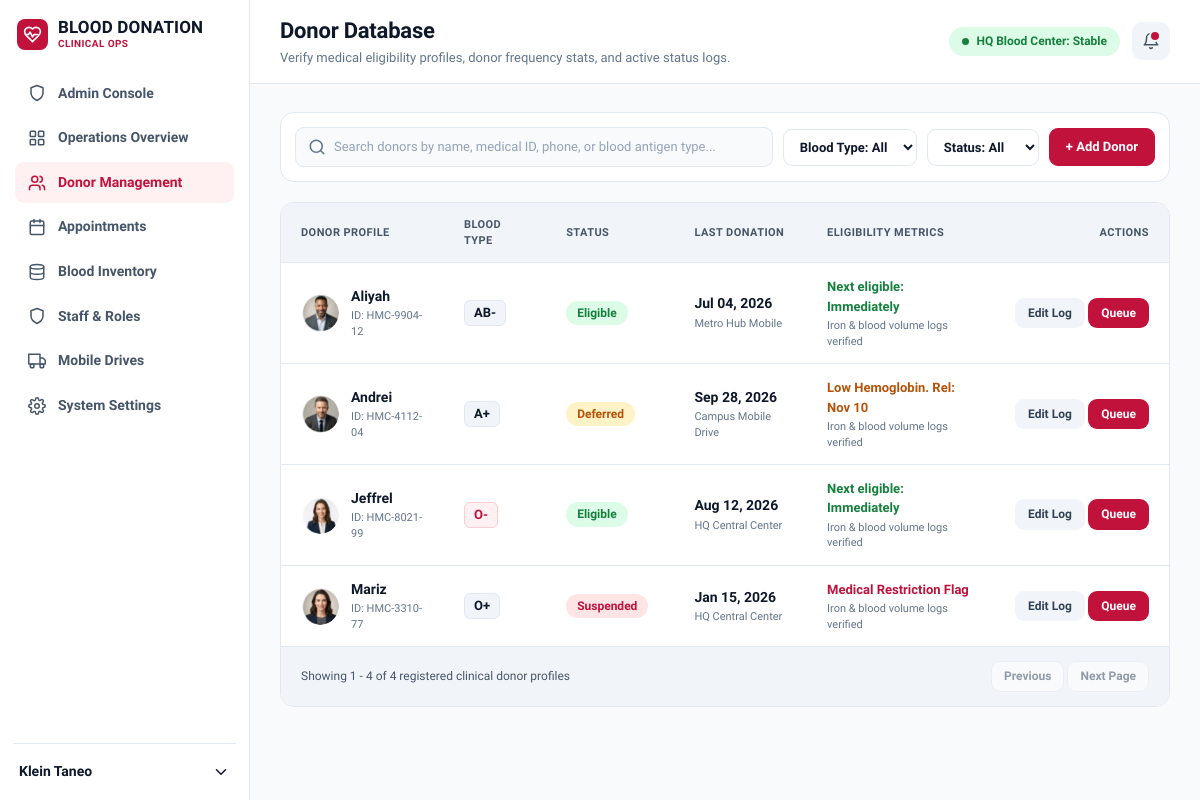
/donors.php (signed in), run on the app's committed database.
### tables this page shows
CREATE TABLE users (
  id INT AUTO_INCREMENT PRIMARY KEY,
  name VARCHAR(100) NOT NULL,
  email VARCHAR(150) NOT NULL UNIQUE,
  password_hash VARCHAR(255) NOT NULL,
  role VARCHAR(60) NOT NULL DEFAULT 'Triage Nurse',
  facility VARCHAR(80) NOT NULL DEFAULT 'HQ Central Center',
  access_level VARCHAR(60) NOT NULL DEFAULT 'Pre-screening',
  status ENUM('Active','Pending','Suspended') NOT NULL DEFAULT 'Pending',
  avatar VARCHAR(100) NULL,
  created_at TIMESTAMP DEFAULT CURRENT_TIMESTAMP
);

CREATE TABLE donors (
  id INT AUTO_INCREMENT PRIMARY KEY,
  medical_id VARCHAR(30) NOT NULL UNIQUE,
  name VARCHAR(100) NOT NULL,
  blood_type ENUM('O+','O-','A+','A-','B+','B-','AB+','AB-') NOT NULL,
  phone VARCHAR(30) NULL,
  status ENUM('Eligible','Deferred','Suspended') NOT NULL DEFAULT 'Eligible',
  last_donation DATE NULL,
  last_center VARCHAR(80) NULL,
  eligibility_note VARCHAR(200) NULL,
  avatar VARCHAR(100) NULL,
  created_at TIMESTAMP DEFAULT CURRENT_TIMESTAMP,
  INDEX (blood_type), INDEX (status)
);

### donors.php (the view, shortened to what this page needs)
<?php
require __DIR__ . '/config.php';
require __DIR__ . '/includes/layout.php';
$u = require_login();
$s = trim($_GET['s'] ?? '');
$ft = in_array($_GET['type'] ?? '', BLOOD_TYPES, true) ? $_GET['type'] : '';
$fs = in_array($_GET['status'] ?? '', STATUSES, true) ? $_GET['status'] : '';
$where = ['1=1']; $args = [];
$W = implode(' AND ', $where);
$per = 10;
$total = (int)q("SELECT COUNT(*) FROM donors WHERE $W", $args)->fetchColumn();
$pages = max(1, (int)ceil($total / $per));
$page = min($pages, max(1, (int)($_GET['p'] ?? 1)));
$off = ($page - 1) * $per;
$rows = q("SELECT * FROM donors WHERE $W ORDER BY name LIMIT $per OFFSET $off", $args)->fetchAll();
$all = (int)q('SELECT COUNT(*) FROM donors')->fetchColumn();
function pg(int $p): string { return 'donors.php?' . http_build_query(array_merge($_GET, ['p' => $p])); }
app_start('Donor Database', 'Verify medical eligibility profiles, donor frequency stats, and active status logs.', 'donors');
?>
<form class="card filters" method="get">
  <label class="search"><?= icon('search') ?><input type="search" name="s" value="<?= e($s) ?>" placeholder="Search donors by name, medical ID, phone, or blood antigen type..."></label>
  <select name="type" data-autosubmit aria-label="Blood type"><option value="">Blood Type: All</option>
    <?php foreach (BLOOD_TYPES as $t): ?><option <?= $ft === $t ? 'selected' : '' ?>><?= e($t) ?></option><?php endforeach; ?></select>
  <select name="status" data-autosubmit aria-label="Status"><option value="">Status: All</option>
    <?php foreach (STATUSES as $t): ?><option <?= $fs === $t ? 'selected' : '' ?>><?= e($t) ?></option><?php endforeach; ?></select>
  <button type="button" class="btn primary" data-open="addModal">+ Add Donor</button>
</form>
<div class="card table-card"><div class="scroll"><table>
  <thead><tr><th>Donor Profile</th><th>Blood Type</th><th>Status</th><th>Last Donation</th><th>Eligibility Metrics</th><th class="r">Actions</th></tr></thead>
  <tbody>
  <?php foreach ($rows as $d): $cls = ['Eligible' => 'ok', 'Deferred' => 'warn', 'Suspended' => 'bad'][$d['status']]; ?>
    <tr>
      <td><div class="person"><?= avatar($d) ?><div><b><?= e($d['name']) ?></b><small>ID: <?= e($d['medical_id']) ?></small></div></div></td>
      <td><span class="bt <?= $d['blood_type'] === 'O-' ? 'rare' : '' ?>"><?= e($d['blood_type']) ?></span></td>
      <td><span class="badge <?= $cls ?>"><?= e($d['status']) ?></span></td>
      <td><b class="n"><?= $d['last_donation'] ? e(date('M d, Y', strtotime($d['last_donation']))) : '—' ?></b><small><?= e($d['last_center'] ?? '') ?></small></td>
      <td><b class="note <?= $cls ?>"><?= e($d['eligibility_note'] ?: '—') ?></b><small>Iron &amp; blood volume logs verified</small></td>
      <td class="r nowrap">
        <button class="btn sm" data-open="editModal" data-fill="<?= e(json_encode($d)) ?>">Edit Log</button>
        <form method="post" class="inline"><?= csrf_field() ?><input type="hidden" name="action" value="queue"><input type="hidden" name="id" value="<?= (int)$d['id'] ?>">
          <button class="btn sm primary">Queue</button></form>
      </td>
    </tr>
  <?php endforeach; if (!$rows): ?><tr><td colspan="6" class="empty">No donors match your filters.</td></tr><?php endif; ?>
  </tbody></table></div>
  <div class="table-foot"><span>Showing <?= $total ? $off + 1 : 0 ?> - <?= min($off + $per, $total) ?> of <?= number_format($total) ?> <?= $total === $all ? 'registered clinical donor profiles' : 'matching profiles' ?></span>
    <div><a class="btn sm <?= $page <= 1 ? 'disabled' : '' ?>" href="<?= pg($page - 1) ?>">Previous</a>
         <a class="btn sm <?= $page >= $pages ? 'disabled' : '' ?>" href="<?= pg($page + 1) ?>">Next Page</a></div></div>
</div>
<?php app_end();

### includes/layout.php (shortened to what this page needs)
<?php
function head_tags(string $title): string {
    return '<!DOCTYPE html><html lang="en"><head><meta charset="utf-8">'
        . '<meta name="viewport" content="width=device-width, initial-scale=1">'
        . '<title>' . e($title) . ' · ' . APP_NAME . '</title>'
        . '<link rel="preconnect" href="https://fonts.googleapis.com"><link rel="preconnect" href="https://fonts.gstatic.com" crossorigin>'
        . '<link href="https://fonts.googleapis.com/css2?family=Hanken+Grotesk:wght@400;500;600;700;800&display=swap" rel="stylesheet">'
        . '<link rel="stylesheet" href="assets/css/style.css"></head>';
}
function brand(bool $sub = false): string {
    return '<div class="brand"><span class="logo">' . icon('heart') . '</span><span><b>BLOOD DONATION</b>'
        . ($sub ? '<small>CLINICAL OPS</small>' : '') . '</span></div>';
}
function app_start(string $title, string $sub, string $active): void {
    $u = user();
    $nav = [
        'dashboard' => ['Operations Overview', 'grid'], 'donors' => ['Donor Management', 'users'],
        'appointments' => ['Appointments', 'calendar'], 'inventory' => ['Blood Inventory', 'database'],
        'staff' => ['Staff & Roles', 'shield'], 'drives' => ['Mobile Drives', 'truck'],
        'settings' => ['System Settings', 'settings'],
    ];
    if ($u && is_admin($u)) $nav = ['admin' => ['Admin Console', 'shield']] + $nav;
    $crit = (int)q('SELECT COUNT(*) FROM blood_inventory WHERE units < ?', [(int)setting('critical_below', '25')])->fetchColumn();
    echo head_tags($title) . '<body><div class="shell">';
    echo '<aside class="sidebar" id="sidebar">' . brand(true) . '<nav>';
    foreach ($nav as $k => [$label, $ic]) {
        echo '<a href="' . $k . '.php" class="' . ($active === $k ? 'active' : '') . '">' . icon($ic) . '<span>' . e($label) . '</span></a>';
    }
    echo '</nav><details class="usermenu"><summary><span>' . e($u['name']) . '</span>' . icon('chev') . '</summary>'
        . '<a href="logout.php">Log out</a></details></aside>';
    echo '<div class="overlay" id="overlay"></div><div class="main"><header class="topbar">'
        . '<button class="menu-btn" id="menuBtn" aria-label="Open menu">' . icon('menu') . '</button>'
        . '<div class="ttl"><h1>' . e($title) . '</h1><p>' . e($sub) . '</p></div>'
        . '<div class="tools"><span class="pill ok"><i></i>HQ Blood Center: ' . ($crit >= 3 ? 'Alert' : 'Stable') . '</span>'
        . '<a class="iconbtn' . ($crit ? ' dot' : '') . '" href="dashboard.php" aria-label="Alerts">' . icon('bell') . '</a></div></header>'
        . '<section class="content">' . flash_html();
}
function app_end(): void { echo '</section></div></div><script src="assets/js/app.js"></script></body></html>'; }

### config.php (shortened to what this page needs)
<?php
function db(): PDO {
    static $pdo = null;
    if (!$pdo) {
        try {
            $pdo = new PDO('mysql:host=' . DB_HOST . ';dbname=' . DB_NAME . ';charset=utf8mb4', DB_USER, DB_PASS, [
                PDO::ATTR_ERRMODE => PDO::ERRMODE_EXCEPTION,
                PDO::ATTR_DEFAULT_FETCH_MODE => PDO::FETCH_ASSOC,
                PDO::ATTR_EMULATE_PREPARES => false,
            ]);
            $pdo->exec("SET time_zone = '+08:00'");
        } catch (PDOException $e) {
            http_response_code(500);
            exit('Database connection failed. Check config.php and import database.sql.');
        }
    }
    return $pdo;
}
function q(string $sql, array $p = []): PDOStatement { $s = db()->prepare($sql); $s->execute($p); return $s; }
function e($v): string { return htmlspecialchars((string)$v, ENT_QUOTES, 'UTF-8'); }
function setting(string $k, string $default = ''): string {
    static $cache = null;
    if ($cache === null) $cache = q('SELECT skey, svalue FROM settings')->fetchAll(PDO::FETCH_KEY_PAIR);
    return $cache[$k] ?? $default;
}
function user(): ?array {
    static $u = false;
    if ($u === false) $u = isset($_SESSION['uid']) ? (q('SELECT * FROM users WHERE id=? AND status="Active"', [$_SESSION['uid']])->fetch() ?: null) : null;
    return $u;
}
function require_login(): array {
    if (setting('session_timeout') === '1' && isset($_SESSION['last']) && time() - $_SESSION['last'] > 900) {
        session_unset(); session_destroy(); session_start();
        flash('Session expired after 15 minutes of inactivity.', 'err'); redirect('login.php');
    }
    $u = user();
    return $u;
}
function avatar(?array $row, string $name = ''): string {
    if (!empty($row['avatar']) && is_file(__DIR__ . '/assets/img/avatars/' . basename($row['avatar'])))
        return '<img class="avatar" src="assets/img/avatars/' . e(basename($row['avatar'])) . '" alt="">';
    $ini = '';
    return '<span class="avatar ini" aria-hidden="true">' . e($ini) . '</span>';
}
function icon(string $n): string {
    return '<svg class="ic" viewBox="0 0 24 24" fill="none" stroke="currentColor" stroke-width="2" stroke-linecap="round" stroke-linejoin="round" aria-hidden="true">' . ($p[$n] ?? '') . '</svg>';
}

### data on the page
users: name "Klein Taneo"
donors: avatar (picture), name "Aliyah", medical "HMC-9904-12", blood_type "AB-", status "Eligible", last_donation "Jul 04, 2026", last_center "Metro Hub Mobile", eligibility_note "Next eligible: Immediately"
donors: avatar (picture), name "Andrei", medical "HMC-4112-04", blood_type "A+", status "Deferred", last_donation "Sep 28, 2026", last_center "Campus Mobile Drive", eligibility_note "Low Hemoglobin. Rel: Nov 10"
donors: avatar (picture), name "Jeffrel", medical "HMC-8021-99", blood_type "O-", status "Eligible", last_donation "Aug 12, 2026", last_center "HQ Central Center", eligibility_note "Next eligible: Immediately"
donors: avatar (picture), name "Mariz", medical "HMC-3310-77", blood_type "O+", status "Suspended", last_donation "Jan 15, 2026", last_center "HQ Central Center", eligibility_note "Medical Restriction Flag"

### other printed values
$label "Admin Console"
$label "Operations Overview"
$label "Donor Management"
$label "Appointments"
$label "Blood Inventory"
$label "Staff & Roles"
$label "Mobile Drives"
$label "System Settings"
$title "Donor Database"
$sub "Verify medical eligibility profiles, donor frequency stats, and active status logs."
$off + 1 "1"
min($off + $per, $total) "4"
$total "4"
